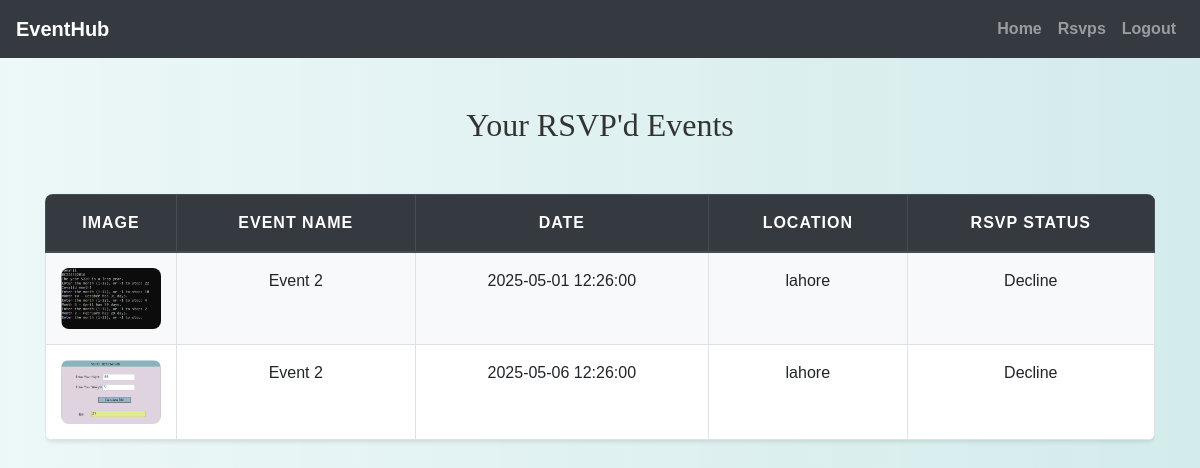
Screenshot of /attendee/view_rsvps.php (signed in) with the database file from the repository.
### tables this page shows
CREATE TABLE `rsvps` (
  `rsvp_id` int(11) NOT NULL,
  `event_id` int(11) NOT NULL,
  `user_id` int(11) NOT NULL,
  `status` enum('attend','maybe','decline') NOT NULL,
  `created_at` timestamp NOT NULL DEFAULT current_timestamp()
);

CREATE TABLE `events` (
  `id` int(11) NOT NULL,
  `user_id` int(11) NOT NULL,
  `event_name` varchar(255) NOT NULL,
  `event_date` datetime NOT NULL,
  `location` varchar(255) NOT NULL,
  `description` text NOT NULL,
  `latitude` decimal(10,6) DEFAULT NULL,
  `longitude` decimal(10,6) DEFAULT NULL,
  `capacity` int(11) DEFAULT NULL,
  `event_image` varchar(255) DEFAULT NULL,
  `created_at` timestamp NOT NULL DEFAULT current_timestamp(),
  `updated_at` timestamp NOT NULL DEFAULT current_timestamp() ON UPDATE current_timestamp()
);

### attendee/view_rsvps.php (the view, shortened to what this page needs)
<?php
include('config.php');
$user_id = $_SESSION["id"];
$rsvp_query = "SELECT e.id, e.event_name, e.event_date, e.location, e.event_image, r.status
               FROM rsvps r
               JOIN events e ON r.event_id = e.id
               WHERE r.user_id = ?";
$stmt = mysqli_prepare($conn, $rsvp_query);
mysqli_stmt_bind_param($stmt, "i", $user_id);
mysqli_stmt_execute($stmt);
$rsvp_result = mysqli_stmt_get_result($stmt);
?>
<!DOCTYPE html>
<html>
<head>
    <link rel="stylesheet" href="https://maxcdn.bootstrapcdn.com/bootstrap/4.5.2/css/bootstrap.min.css">
    <link rel="stylesheet" href="../css/style.css">
</head>
<body>
<?php include('navbar.php'); ?>
<div class="container mt-5">
    <h2>Your RSVP'd Events</h2>
    <?php if (mysqli_num_rows($rsvp_result) > 0): ?>
        <div class="table-responsive">
            <table class="table table-bordered table-hover">
                <thead class="thead-dark">
                    <tr>
                        <th>Image</th>
                        <th>Event Name</th>
                        <th>Date</th>
                        <th>Location</th>
                        <th>RSVP Status</th>
                    </tr>
                </thead>
                <tbody>
                    <?php while ($rsvp = mysqli_fetch_assoc($rsvp_result)): ?>
                        <tr>
                            <td style="width: 120px;">
                                <?php if (!empty($rsvp['event_image'])): ?>
                                    <img src="../organizer/<?php echo htmlspecialchars($rsvp['event_image']); ?>" class="img-fluid" style="max-height: 80px;" alt="Event Image">
                                <?php else: ?>
                                    <img src="default-image.jpg" class="img-fluid" style="max-height: 80px;" alt="Default Image">
                                <?php endif; ?>
                            </td>
                            <td><?php echo htmlspecialchars($rsvp['event_name']); ?></td>
                            <td><?php echo htmlspecialchars($rsvp['event_date']); ?></td>
                            <td><?php echo htmlspecialchars($rsvp['location']); ?></td>
                            <td><?php echo ucfirst(htmlspecialchars($rsvp['status'])); ?></td>
                        </tr>
                    <?php endwhile; ?>
                </tbody>
            </table>
        </div>
    <?php else: ?>
        <p>You have not RSVP'd to any events yet.</p>
    <?php endif; ?>
</div>
</body>
</html>

### attendee/navbar.php (shortened to what this page needs)
<nav class="navbar navbar-expand-lg navbar-dark bg-dark">
    <a class="navbar-brand" href="attendee_dashboard.php">EventHub</a>
    <div class="collapse navbar-collapse" id="navbarNav">
        <ul class="navbar-nav ml-auto">
            <?php
            if (isset($_SESSION["id"]) && !empty($_SESSION["id"])) {
                echo '<li class="nav-item"><a class="nav-link" href="attendee_dashboard.php">Home</a></li>';
                echo '<li class="nav-item"><a class="nav-link" href="view_rsvps.php">Rsvps</a></li>';
                echo '<li class="nav-item"><a class="nav-link" href="logout.php">Logout</a></li>';
            } else {
                echo '<li class="nav-item"><a class="nav-link" href="register.php">Register</a></li>';
                echo '<li class="nav-item"><a class="nav-link" href="login.php">Login</a></li>';
            }
            ?>
        </ul>
    </div>
</nav>

### css/style.css (style rules this page uses)
body { background: linear-gradient(90deg, rgba(233, 246, 246, 0.831), rgba(207, 233, 233, 0.9)); font-family: 'Arial', sans-serif; color: #333; line-height: 1.6; }
h1, h2, h3, h4 { text-align: center; margin-top: 30px; margin-bottom: 30px; font-family: 'Georgia', serif; }
.container { margin-bottom: 40px; }
.table { width: 100%; border-collapse: collapse; margin-top: 20px; font-size: 16px; background-color: #ffffff; border-radius: 8px; overflow: hidden; box-shadow: 0 2px 4px rgba(0, 0, 0, 0.1); }
.table th, .table td { padding: 15px; border: 1px solid #dee2e6; text-align: center; }
.table thead th { background-color: #004d4d; color: white; font-weight: bold; text-transform: uppercase; letter-spacing: 1px; }
.table tbody tr:nth-child(odd) { background-color: #f8f9fa; }
.table img { max-width: 100px; max-height: 100px; border-radius: 8px; }
a { color: #006666; text-decoration: none; font-weight: bold; }

### rows the page displays
rsvps: event.event_image (picture), event.event_name "Event 2", event.event_date "2025-05-01 12:26:00", event.location "lahore", status "Decline"
rsvps: event.event_image (picture), event.event_name "Event 2", event.event_date "2025-05-06 12:26:00", event.location "lahore", status "Decline"
